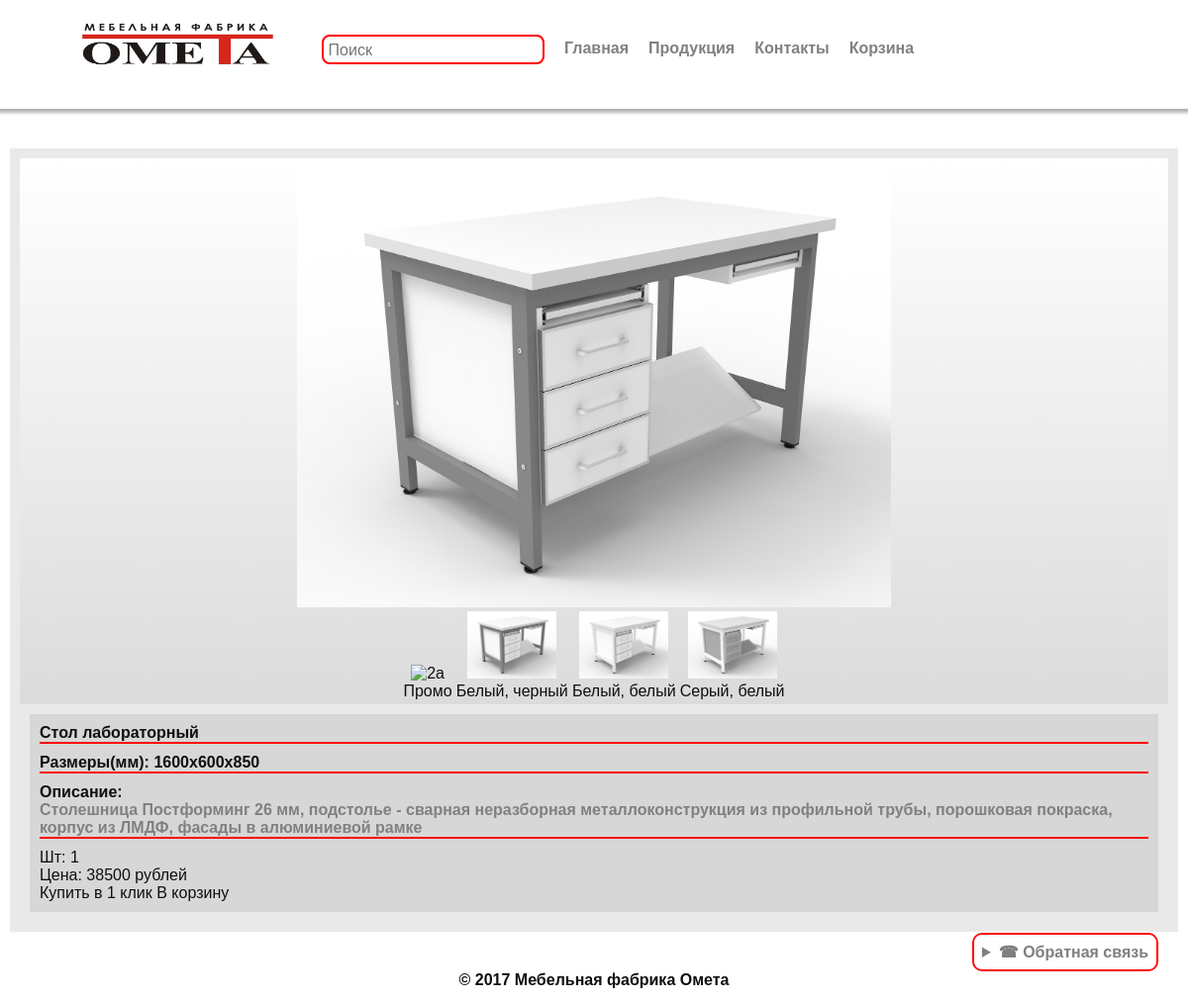
The page /produkt_list/2 on the database its author committed.
### core/models.py (models this page shows, shortened)
class Note(models.Model):
    name = models.CharField(max_length=100, verbose_name='Название')
    sitze = models.TextField(verbose_name='Размеры', blank=True, null=True)
    color1 = models.TextField(max_length=100)
    color2 = models.TextField(max_length=100)
    color3 = models.TextField(max_length=100)
    descr = models.TextField()
    price = models.IntegerField()
    class Meta:
        verbose_name = 'Изделия'
        verbose_name_plural = 'Изделия'

### core/views.py (the view)
# urls.py: path('produkt_list/<int:list_id>', produkt_list, name='list'),
def produkt_list(request, list_id):
    list = Note.objects.get(id=list_id)
    if request.method == 'POST':
        list.save()
    return render(request, 'produkt_list.html', {'list': list})

### templates/produkt_list.html (shortened to what this page needs)
{% extends 'base.html' %}
{% block content %}
{% load static %}
<main>
    <div class="container_pr">
        <div class="produkt_list">
                    <div id="radioButton">
                        <h1><img src='{% get_static_prefix %}images/{{list.id}}b.jpg' alt="pr{{list.id}}" class="pr{{list.id}}" style=""></h1>
                        <div onclick="myFunction('{{list.id}}a', '{{list.color1}}')" class="produkt{{list.id}}a" id="prod" tabindex="0" style="display: inline-block;"><img src='{% get_static_prefix %}images/{{list.id}}a.gif' class="prod{{list.id}}a" alt="{{list.id}}a"  style="width: 90px;"><p>Промо</p></div>
                        <div onclick="myFunction('{{list.id}}b', '{{list.color1}}')" class="produkt{{list.id}}b" id="prod" tabindex="0" style="display: inline-block;"><img src='{% get_static_prefix %}images/{{list.id}}b.jpg' class="prod{{list.id}}b" alt="{{list.id}}b"  style="width: 90px;"><p>{{list.color1}}</p></div>
                        <div onclick="myFunction('{{list.id}}c', '{{list.color2}}')" class="produkt{{list.id}}c" id="prod" tabindex="0" style="display: inline-block;"><img src='{% get_static_prefix %}images/{{list.id}}c.jpg' class="prod{{list.id}}c" alt="{{list.id}}c"  style="width: 90px;"><p>{{list.color2}}</p></div>
                        <div onclick="myFunction('{{list.id}}d', '{{list.color3}}')" class="produkt{{list.id}}d" id="prod" tabindex="0" style="display: inline-block;"><img src='{% get_static_prefix %}images/{{list.id}}d.jpg' class="prod{{list.id}}d" alt="{{list.id}}d"  style="width: 90px;"><p>{{list.color3}}</p></div>
                    </div>
                <div class="produkt_list_info">
                    <h1>{{list.name}}</h1>
                    <h1>Размеры(мм): {{list.sitze}}</h1>
                    <h2>Описание: </h2>
                    <h3>{{list.descr}}</h3>
                    <p class="count" data-note-id="{{ list.id }}">
                        <label for="count-{{ list.id }}">Шт: </label>
                        <input type="number" step="1" min="1" max="100" value="1" id="count-{{ list.id }}" name="count"/>
                    </p>
                    <p class="price">Цена: {{list.price}} рублей</p>
                    <button onclick="openPopup(event)" class="add-to-cart" data-name = "{{list.name}}"  data-color ="{{list.color1}}" data-price = "{{list.price}}" data-img="{% get_static_prefix %}images/{{ list.id }}b.jpg" data-value="">Купить в 1 клик</button>
                    <button onclick="info(event)" class="add-to-cart" data-id="{{ list.id }}" data-name = "{{list.name}}"  data-color ="{{list.color1}}" data-price = "{{list.price}}" data-img="{% get_static_prefix %}images/{{ list.id }}b.jpg" data-value="">В корзину</button>
                </div>
        </div>
    </div>
</main>
{% endblock %}

### static/css/defaulT.css (style rules this page uses)
:root { --bg-color: rgb(255, 255, 255); --font-color: #0f0f0f; --borders-color: red; --font-color2: gray; }
* { margin: 0; padding: 0; border: none; background: none; font-weight: none; font-style: normal; text-decoration: none; font-family: Arial; font-size: 16px; color: var(--font-color); }
body { background-color: var(--bg-color); color: var(--font-color); }
body { margin: 0; font-family: Arial, sans-serif; }
.produkt_list { display:inline-block; margin: 10px; padding: 10px; background-color: rgba(128, 128, 128, 0.171); }
.produkt_list_info { display:inline-block; margin: 10px; padding: 10px; background-color: rgba(128, 128, 128, 0.171); }
.produkt_list_info h1 { border-bottom: 2px solid var(--borders-color); margin-bottom: 10px; }
.produkt_list_info h3 { border-bottom: 2px solid var(--borders-color); margin-bottom: 10px; color: var(--font-color2) ; }
div#radioButton img { width: 600px; }
.container_pr { margin-bottom: 60px; }
#radioButton { background: linear-gradient(white, rgb(219, 219, 219)); font-size: 15px; padding: 4px; text-align: center; }
.pr, .pr2, .pr3 { width: 400px; }

### rows shown on the page
Note: color1 "Белый, черный", color2 "Белый, белый", color3 "Серый, белый", name "Стол лабораторный", sitze "1600х600х850", descr "Столешница Постформинг 26 мм, подстолье - сварная неразборная металлоконструкция из профильной трубы, порошковая покраска, корпус из ЛМДФ, фасады в алюминиевой рамке", price "38500"
